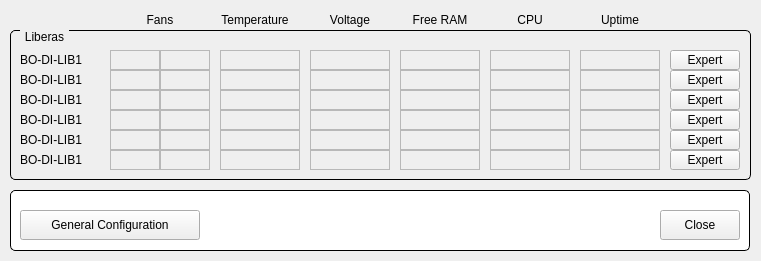
<?xml version="1.0" encoding="UTF-8"?>
<ui version="4.0">
 <class>FormLiberaMain</class>
 <widget class="QMainWindow" name="FormLiberaMain">
  <property name="geometry">
   <rect>
    <x>0</x>
    <y>0</y>
    <width>761</width>
    <height>261</height>
   </rect>
  </property>
  <property name="windowTitle">
   <string>Booster Libera</string>
  </property>
  <widget class="QWidget" name="centralWidget">
  <widget class="QGroupBox" name="titleGroupBox_2">
   <property name="geometry">
    <rect>
     <x>10</x>
     <y>190</y>
     <width>740</width>
     <height>61</height>
    </rect>
   </property>
   <property name="styleSheet">
    <string notr="true">QGroupBox {
	background-color: rgb(255, 255, 255);
    border: 1px solid black;
    border-radius: 5px;
    margin-top: 0.5em;
}

QGroupBox::title {
    subcontrol-origin: margin;
    left: 10px;
    padding: 0 3px 0 3px;
}</string>
   </property>
   <property name="title">
    <string/>
   </property>
   <widget class="QPushButton" name="btnClose">
    <property name="geometry">
     <rect>
      <x>650</x>
      <y>20</y>
      <width>80</width>
      <height>30</height>
     </rect>
    </property>
    <property name="text">
     <string>Close</string>
    </property>
   </widget>
   <widget class="QPushButton" name="btnConfiguration">
    <property name="geometry">
     <rect>
      <x>10</x>
      <y>20</y>
      <width>180</width>
      <height>30</height>
     </rect>
    </property>
    <property name="text">
     <string>General Configuration</string>
    </property>
   </widget>
  </widget>
  <widget class="QGroupBox" name="titleGroupBox_3">
   <property name="geometry">
    <rect>
     <x>10</x>
     <y>30</y>
     <width>741</width>
     <height>150</height>
    </rect>
   </property>
   <property name="styleSheet">
    <string notr="true">QGroupBox {
    border: 1px solid black;
    border-radius: 5px;
    margin-top: 0.5em;
}

QGroupBox::title {
    subcontrol-origin: margin;
    left: 10px;
    padding: 0 3px 0 3px;
}</string>
   </property>
   <property name="title">
    <string>Liberas</string>
   </property>
   <widget class="QLabel" name="label">
    <property name="geometry">
     <rect>
      <x>10</x>
      <y>20</y>
      <width>80</width>
      <height>20</height>
     </rect>
    </property>
    <property name="text">
     <string>BO-DI-LIB1</string>
    </property>
   </widget>
   <widget class="QELabel" name="qelabel">
    <property name="geometry">
     <rect>
      <x>100</x>
      <y>20</y>
      <width>50</width>
      <height>20</height>
     </rect>
    </property>
    <property name="frameShape">
     <enum>QFrame::StyledPanel</enum>
    </property>
    <property name="variable" stdset="0">
     <string>$(group):SE:FAN1</string>
    </property>
    <property name="variableSubstitutions" stdset="0">
     <string>group=BO-DI-LIB1</string>
    </property>
    <property name="addUnits">
     <bool>false</bool>
    </property>
   </widget>
   <widget class="QELabel" name="qelabel_2">
    <property name="geometry">
     <rect>
      <x>150</x>
      <y>20</y>
      <width>50</width>
      <height>20</height>
     </rect>
    </property>
    <property name="frameShape">
     <enum>QFrame::StyledPanel</enum>
    </property>
    <property name="variable" stdset="0">
     <string>$(group):SE:FAN2</string>
    </property>
    <property name="variableSubstitutions" stdset="0">
     <string>group=BO-DI-LIB1</string>
    </property>
    <property name="addUnits">
     <bool>false</bool>
    </property>
   </widget>
   <widget class="QELabel" name="qelabel_3">
    <property name="geometry">
     <rect>
      <x>210</x>
      <y>20</y>
      <width>80</width>
      <height>20</height>
     </rect>
    </property>
    <property name="frameShape">
     <enum>QFrame::StyledPanel</enum>
    </property>
    <property name="variable" stdset="0">
     <string>$(group):SE:TEMP_MB</string>
    </property>
    <property name="variableSubstitutions" stdset="0">
     <string>group=BO-DI-LIB1</string>
    </property>
    <property name="addUnits">
     <bool>true</bool>
    </property>
   </widget>
   <widget class="QELabel" name="qelabel_4">
    <property name="geometry">
     <rect>
      <x>300</x>
      <y>20</y>
      <width>80</width>
      <height>20</height>
     </rect>
    </property>
    <property name="frameShape">
     <enum>QFrame::StyledPanel</enum>
    </property>
    <property name="variable" stdset="0">
     <string>$(group):SE:VHEALTH</string>
    </property>
    <property name="variableSubstitutions" stdset="0">
     <string>group=BO-DI-LIB1</string>
    </property>
    <property name="addUnits">
     <bool>true</bool>
    </property>
   </widget>
   <widget class="QELabel" name="qelabel_5">
    <property name="geometry">
     <rect>
      <x>390</x>
      <y>20</y>
      <width>80</width>
      <height>20</height>
     </rect>
    </property>
    <property name="frameShape">
     <enum>QFrame::StyledPanel</enum>
    </property>
    <property name="variable" stdset="0">
     <string>$(group):SE:FREE</string>
    </property>
    <property name="variableSubstitutions" stdset="0">
     <string>group=BO-DI-LIB1</string>
    </property>
    <property name="addUnits">
     <bool>true</bool>
    </property>
   </widget>
   <widget class="QELabel" name="qelabel_6">
    <property name="geometry">
     <rect>
      <x>480</x>
      <y>20</y>
      <width>80</width>
      <height>20</height>
     </rect>
    </property>
    <property name="frameShape">
     <enum>QFrame::StyledPanel</enum>
    </property>
    <property name="variable" stdset="0">
     <string>$(group):SE:CPU</string>
    </property>
    <property name="variableSubstitutions" stdset="0">
     <string>group=BO-DI-LIB1</string>
    </property>
    <property name="addUnits">
     <bool>true</bool>
    </property>
   </widget>
   <widget class="QELabel" name="qelabel_7">
    <property name="geometry">
     <rect>
      <x>570</x>
      <y>20</y>
      <width>80</width>
      <height>20</height>
     </rect>
    </property>
    <property name="frameShape">
     <enum>QFrame::StyledPanel</enum>
    </property>
    <property name="variable" stdset="0">
     <string>$(group):SE:UPTIME</string>
    </property>
    <property name="variableSubstitutions" stdset="0">
     <string>group=BO-DI-LIB1</string>
    </property>
    <property name="addUnits">
     <bool>true</bool>
    </property>
   </widget>
   <widget class="QELabel" name="qelabel_8">
    <property name="geometry">
     <rect>
      <x>100</x>
      <y>40</y>
      <width>50</width>
      <height>20</height>
     </rect>
    </property>
    <property name="frameShape">
     <enum>QFrame::StyledPanel</enum>
    </property>
    <property name="variable" stdset="0">
     <string>$(group):SE:FAN1</string>
    </property>
    <property name="variableSubstitutions" stdset="0">
     <string>group=BO-DI-LIB2</string>
    </property>
    <property name="addUnits">
     <bool>false</bool>
    </property>
   </widget>
   <widget class="QELabel" name="qelabel_9">
    <property name="geometry">
     <rect>
      <x>480</x>
      <y>40</y>
      <width>80</width>
      <height>20</height>
     </rect>
    </property>
    <property name="frameShape">
     <enum>QFrame::StyledPanel</enum>
    </property>
    <property name="variable" stdset="0">
     <string>$(group):SE:CPU</string>
    </property>
    <property name="variableSubstitutions" stdset="0">
     <string>group=BO-DI-LIB2</string>
    </property>
    <property name="addUnits">
     <bool>true</bool>
    </property>
   </widget>
   <widget class="QELabel" name="qelabel_10">
    <property name="geometry">
     <rect>
      <x>570</x>
      <y>40</y>
      <width>80</width>
      <height>20</height>
     </rect>
    </property>
    <property name="frameShape">
     <enum>QFrame::StyledPanel</enum>
    </property>
    <property name="variable" stdset="0">
     <string>$(group):SE:UPTIME</string>
    </property>
    <property name="variableSubstitutions" stdset="0">
     <string>group=BO-DI-LIB2</string>
    </property>
    <property name="addUnits">
     <bool>true</bool>
    </property>
   </widget>
   <widget class="QELabel" name="qelabel_11">
    <property name="geometry">
     <rect>
      <x>390</x>
      <y>40</y>
      <width>80</width>
      <height>20</height>
     </rect>
    </property>
    <property name="frameShape">
     <enum>QFrame::StyledPanel</enum>
    </property>
    <property name="variable" stdset="0">
     <string>$(group):SE:FREE</string>
    </property>
    <property name="variableSubstitutions" stdset="0">
     <string>group=BO-DI-LIB2</string>
    </property>
    <property name="addUnits">
     <bool>true</bool>
    </property>
   </widget>
   <widget class="QLabel" name="label_2">
    <property name="geometry">
     <rect>
      <x>10</x>
      <y>40</y>
      <width>80</width>
      <height>20</height>
     </rect>
    </property>
    <property name="text">
     <string>BO-DI-LIB1</string>
    </property>
   </widget>
   <widget class="QELabel" name="qelabel_12">
    <property name="geometry">
     <rect>
      <x>150</x>
      <y>40</y>
      <width>50</width>
      <height>20</height>
     </rect>
    </property>
    <property name="frameShape">
     <enum>QFrame::StyledPanel</enum>
    </property>
    <property name="variable" stdset="0">
     <string>$(group):SE:FAN2</string>
    </property>
    <property name="variableSubstitutions" stdset="0">
     <string>group=BO-DI-LIB2</string>
    </property>
    <property name="addUnits">
     <bool>false</bool>
    </property>
   </widget>
   <widget class="QELabel" name="qelabel_13">
    <property name="geometry">
     <rect>
      <x>300</x>
      <y>40</y>
      <width>80</width>
      <height>20</height>
     </rect>
    </property>
    <property name="frameShape">
     <enum>QFrame::StyledPanel</enum>
    </property>
    <property name="variable" stdset="0">
     <string>$(group):SE:VHEALTH</string>
    </property>
    <property name="variableSubstitutions" stdset="0">
     <string>group=BO-DI-LIB2</string>
    </property>
    <property name="addUnits">
     <bool>true</bool>
    </property>
   </widget>
   <widget class="QELabel" name="qelabel_14">
    <property name="geometry">
     <rect>
      <x>210</x>
      <y>40</y>
      <width>80</width>
      <height>20</height>
     </rect>
    </property>
    <property name="frameShape">
     <enum>QFrame::StyledPanel</enum>
    </property>
    <property name="variable" stdset="0">
     <string>$(group):SE:TEMP_MB</string>
    </property>
    <property name="variableSubstitutions" stdset="0">
     <string>group=BO-DI-LIB2</string>
    </property>
    <property name="addUnits">
     <bool>true</bool>
    </property>
   </widget>
   <widget class="QELabel" name="qelabel_15">
    <property name="geometry">
     <rect>
      <x>100</x>
      <y>60</y>
      <width>50</width>
      <height>20</height>
     </rect>
    </property>
    <property name="frameShape">
     <enum>QFrame::StyledPanel</enum>
    </property>
    <property name="variable" stdset="0">
     <string>$(group):SE:FAN1</string>
    </property>
    <property name="variableSubstitutions" stdset="0">
     <string>group=BO-DI-LIB3</string>
    </property>
    <property name="addUnits">
     <bool>false</bool>
    </property>
   </widget>
   <widget class="QELabel" name="qelabel_16">
    <property name="geometry">
     <rect>
      <x>480</x>
      <y>60</y>
      <width>80</width>
      <height>20</height>
     </rect>
    </property>
    <property name="frameShape">
     <enum>QFrame::StyledPanel</enum>
    </property>
    <property name="variable" stdset="0">
     <string>$(group):SE:CPU</string>
    </property>
    <property name="variableSubstitutions" stdset="0">
     <string>group=BO-DI-LIB3</string>
    </property>
    <property name="addUnits">
     <bool>true</bool>
    </property>
   </widget>
   <widget class="QELabel" name="qelabel_17">
    <property name="geometry">
     <rect>
      <x>570</x>
      <y>60</y>
      <width>80</width>
      <height>20</height>
     </rect>
    </property>
    <property name="frameShape">
     <enum>QFrame::StyledPanel</enum>
    </property>
    <property name="variable" stdset="0">
     <string>$(group):SE:UPTIME</string>
    </property>
    <property name="variableSubstitutions" stdset="0">
     <string>group=BO-DI-LIB3</string>
    </property>
    <property name="addUnits">
     <bool>true</bool>
    </property>
   </widget>
   <widget class="QELabel" name="qelabel_18">
    <property name="geometry">
     <rect>
      <x>390</x>
      <y>60</y>
      <width>80</width>
      <height>20</height>
     </rect>
    </property>
    <property name="frameShape">
     <enum>QFrame::StyledPanel</enum>
    </property>
    <property name="variable" stdset="0">
     <string>$(group):SE:FREE</string>
    </property>
    <property name="variableSubstitutions" stdset="0">
     <string>group=BO-DI-LIB3</string>
    </property>
    <property name="addUnits">
     <bool>true</bool>
    </property>
   </widget>
   <widget class="QLabel" name="label_3">
    <property name="geometry">
     <rect>
      <x>10</x>
      <y>60</y>
      <width>80</width>
      <height>20</height>
     </rect>
    </property>
    <property name="text">
     <string>BO-DI-LIB1</string>
    </property>
   </widget>
   <widget class="QELabel" name="qelabel_19">
    <property name="geometry">
     <rect>
      <x>150</x>
      <y>60</y>
      <width>50</width>
      <height>20</height>
     </rect>
    </property>
    <property name="frameShape">
     <enum>QFrame::StyledPanel</enum>
    </property>
    <property name="variable" stdset="0">
     <string>$(group):SE:FAN2</string>
    </property>
    <property name="variableSubstitutions" stdset="0">
     <string>group=BO-DI-LIB3</string>
    </property>
    <property name="addUnits">
     <bool>false</bool>
    </property>
   </widget>
   <widget class="QELabel" name="qelabel_20">
    <property name="geometry">
     <rect>
      <x>300</x>
      <y>60</y>
      <width>80</width>
      <height>20</height>
     </rect>
    </property>
    <property name="frameShape">
     <enum>QFrame::StyledPanel</enum>
    </property>
    <property name="variable" stdset="0">
     <string>$(group):SE:VHEALTH</string>
    </property>
    <property name="variableSubstitutions" stdset="0">
     <string>group=BO-DI-LIB3</string>
    </property>
    <property name="addUnits">
     <bool>true</bool>
    </property>
   </widget>
   <widget class="QELabel" name="qelabel_21">
    <property name="geometry">
     <rect>
      <x>210</x>
      <y>60</y>
      <width>80</width>
      <height>20</height>
     </rect>
    </property>
    <property name="frameShape">
     <enum>QFrame::StyledPanel</enum>
    </property>
    <property name="variable" stdset="0">
     <string>$(group):SE:TEMP_MB</string>
    </property>
    <property name="variableSubstitutions" stdset="0">
     <string>group=BO-DI-LIB3</string>
    </property>
    <property name="addUnits">
     <bool>true</bool>
    </property>
   </widget>
   <widget class="QELabel" name="qelabel_22">
    <property name="geometry">
     <rect>
      <x>100</x>
      <y>80</y>
      <width>50</width>
      <height>20</height>
     </rect>
    </property>
    <property name="frameShape">
     <enum>QFrame::StyledPanel</enum>
    </property>
    <property name="variable" stdset="0">
     <string>$(group):SE:FAN1</string>
    </property>
    <property name="variableSubstitutions" stdset="0">
     <string>group=BO-DI-LIB4</string>
    </property>
    <property name="addUnits">
     <bool>false</bool>
    </property>
   </widget>
   <widget class="QELabel" name="qelabel_23">
    <property name="geometry">
     <rect>
      <x>480</x>
      <y>80</y>
      <width>80</width>
      <height>20</height>
     </rect>
    </property>
    <property name="frameShape">
     <enum>QFrame::StyledPanel</enum>
    </property>
    <property name="variable" stdset="0">
     <string>$(group):SE:CPU</string>
    </property>
    <property name="variableSubstitutions" stdset="0">
     <string>group=BO-DI-LIB4</string>
    </property>
    <property name="addUnits">
     <bool>true</bool>
    </property>
   </widget>
   <widget class="QELabel" name="qelabel_24">
    <property name="geometry">
     <rect>
      <x>570</x>
      <y>80</y>
      <width>80</width>
      <height>20</height>
     </rect>
    </property>
    <property name="frameShape">
     <enum>QFrame::StyledPanel</enum>
    </property>
    <property name="variable" stdset="0">
     <string>$(group):SE:UPTIME</string>
    </property>
    <property name="variableSubstitutions" stdset="0">
     <string>group=BO-DI-LIB4</string>
    </property>
    <property name="addUnits">
     <bool>true</bool>
    </property>
   </widget>
   <widget class="QELabel" name="qelabel_25">
    <property name="geometry">
     <rect>
      <x>390</x>
      <y>80</y>
      <width>80</width>
      <height>20</height>
     </rect>
    </property>
    <property name="frameShape">
     <enum>QFrame::StyledPanel</enum>
    </property>
    <property name="variable" stdset="0">
     <string>$(group):SE:FREE</string>
    </property>
    <property name="variableSubstitutions" stdset="0">
     <string>group=BO-DI-LIB4</string>
    </property>
    <property name="addUnits">
     <bool>true</bool>
    </property>
   </widget>
   <widget class="QLabel" name="label_4">
    <property name="geometry">
     <rect>
      <x>10</x>
      <y>80</y>
      <width>80</width>
      <height>20</height>
     </rect>
    </property>
    <property name="text">
     <string>BO-DI-LIB1</string>
    </property>
   </widget>
   <widget class="QELabel" name="qelabel_26">
    <property name="geometry">
     <rect>
      <x>150</x>
      <y>80</y>
      <width>50</width>
      <height>20</height>
     </rect>
    </property>
    <property name="frameShape">
     <enum>QFrame::StyledPanel</enum>
    </property>
    <property name="variable" stdset="0">
     <string>$(group):SE:FAN2</string>
    </property>
    <property name="variableSubstitutions" stdset="0">
     <string>group=BO-DI-LIB4</string>
    </property>
    <property name="addUnits">
     <bool>false</bool>
    </property>
   </widget>
   <widget class="QELabel" name="qelabel_27">
    <property name="geometry">
     <rect>
      <x>300</x>
      <y>80</y>
      <width>80</width>
      <height>20</height>
     </rect>
    </property>
    <property name="frameShape">
     <enum>QFrame::StyledPanel</enum>
    </property>
    <property name="variable" stdset="0">
     <string>$(group):SE:VHEALTH</string>
    </property>
    <property name="variableSubstitutions" stdset="0">
     <string>group=BO-DI-LIB4</string>
    </property>
    <property name="addUnits">
     <bool>true</bool>
    </property>
   </widget>
   <widget class="QELabel" name="qelabel_28">
    <property name="geometry">
     <rect>
      <x>210</x>
      <y>80</y>
      <width>80</width>
      <height>20</height>
     </rect>
    </property>
    <property name="frameShape">
     <enum>QFrame::StyledPanel</enum>
    </property>
    <property name="variable" stdset="0">
     <string>$(group):SE:TEMP_MB</string>
    </property>
    <property name="variableSubstitutions" stdset="0">
     <string>group=BO-DI-LIB4</string>
    </property>
    <property name="addUnits">
     <bool>true</bool>
    </property>
   </widget>
   <widget class="QELabel" name="qelabel_29">
    <property name="geometry">
     <rect>
      <x>100</x>
      <y>100</y>
      <width>50</width>
      <height>20</height>
     </rect>
    </property>
    <property name="frameShape">
     <enum>QFrame::StyledPanel</enum>
    </property>
    <property name="variable" stdset="0">
     <string>$(group):SE:FAN1</string>
    </property>
    <property name="variableSubstitutions" stdset="0">
     <string>group=BO-DI-LIB5</string>
    </property>
    <property name="addUnits">
     <bool>false</bool>
    </property>
   </widget>
   <widget class="QELabel" name="qelabel_30">
    <property name="geometry">
     <rect>
      <x>480</x>
      <y>100</y>
      <width>80</width>
      <height>20</height>
     </rect>
    </property>
    <property name="frameShape">
     <enum>QFrame::StyledPanel</enum>
    </property>
    <property name="variable" stdset="0">
     <string>$(group):SE:CPU</string>
    </property>
    <property name="variableSubstitutions" stdset="0">
     <string>group=BO-DI-LIB5</string>
    </property>
    <property name="addUnits">
     <bool>true</bool>
    </property>
   </widget>
   <widget class="QELabel" name="qelabel_31">
    <property name="geometry">
     <rect>
      <x>570</x>
      <y>100</y>
      <width>80</width>
      <height>20</height>
     </rect>
    </property>
    <property name="frameShape">
     <enum>QFrame::StyledPanel</enum>
    </property>
    <property name="variable" stdset="0">
     <string>$(group):SE:UPTIME</string>
    </property>
    <property name="variableSubstitutions" stdset="0">
     <string>group=BO-DI-LIB5</string>
    </property>
    <property name="addUnits">
     <bool>true</bool>
    </property>
   </widget>
   <widget class="QELabel" name="qelabel_32">
    <property name="geometry">
     <rect>
      <x>390</x>
      <y>100</y>
      <width>80</width>
      <height>20</height>
     </rect>
    </property>
    <property name="frameShape">
     <enum>QFrame::StyledPanel</enum>
    </property>
    <property name="variable" stdset="0">
     <string>$(group):SE:FREE</string>
    </property>
    <property name="variableSubstitutions" stdset="0">
     <string>group=BO-DI-LIB5</string>
    </property>
    <property name="addUnits">
     <bool>true</bool>
    </property>
   </widget>
   <widget class="QLabel" name="label_5">
    <property name="geometry">
     <rect>
      <x>10</x>
      <y>100</y>
      <width>80</width>
      <height>20</height>
     </rect>
    </property>
    <property name="text">
     <string>BO-DI-LIB1</string>
    </property>
   </widget>
   <widget class="QELabel" name="qelabel_33">
    <property name="geometry">
     <rect>
      <x>150</x>
      <y>100</y>
      <width>50</width>
      <height>20</height>
     </rect>
    </property>
    <property name="frameShape">
     <enum>QFrame::StyledPanel</enum>
    </property>
    <property name="variable" stdset="0">
     <string>$(group):SE:FAN2</string>
    </property>
    <property name="variableSubstitutions" stdset="0">
     <string>group=BO-DI-LIB5</string>
    </property>
    <property name="addUnits">
     <bool>false</bool>
    </property>
   </widget>
   <widget class="QELabel" name="qelabel_34">
    <property name="geometry">
     <rect>
      <x>300</x>
      <y>100</y>
      <width>80</width>
      <height>20</height>
     </rect>
    </property>
    <property name="frameShape">
     <enum>QFrame::StyledPanel</enum>
    </property>
    <property name="variable" stdset="0">
     <string>$(group):SE:VHEALTH</string>
    </property>
    <property name="variableSubstitutions" stdset="0">
     <string>group=BO-DI-LIB5</string>
    </property>
    <property name="addUnits">
     <bool>true</bool>
    </property>
   </widget>
   <widget class="QELabel" name="qelabel_35">
    <property name="geometry">
     <rect>
      <x>210</x>
      <y>100</y>
      <width>80</width>
      <height>20</height>
     </rect>
    </property>
    <property name="frameShape">
     <enum>QFrame::StyledPanel</enum>
    </property>
    <property name="variable" stdset="0">
     <string>$(group):SE:TEMP_MB</string>
    </property>
    <property name="variableSubstitutions" stdset="0">
     <string>group=BO-DI-LIB5</string>
    </property>
    <property name="addUnits">
     <bool>true</bool>
    </property>
   </widget>
   <widget class="QELabel" name="qelabel_36">
    <property name="geometry">
     <rect>
      <x>100</x>
      <y>120</y>
      <width>50</width>
      <height>20</height>
     </rect>
    </property>
    <property name="frameShape">
     <enum>QFrame::StyledPanel</enum>
    </property>
    <property name="variable" stdset="0">
     <string>$(group):SE:FAN1</string>
    </property>
    <property name="variableSubstitutions" stdset="0">
     <string>group=BO-DI-LIB6</string>
    </property>
    <property name="addUnits">
     <bool>false</bool>
    </property>
   </widget>
   <widget class="QELabel" name="qelabel_37">
    <property name="geometry">
     <rect>
      <x>480</x>
      <y>120</y>
      <width>80</width>
      <height>20</height>
     </rect>
    </property>
    <property name="frameShape">
     <enum>QFrame::StyledPanel</enum>
    </property>
    <property name="variable" stdset="0">
     <string>$(group):SE:CPU</string>
    </property>
    <property name="variableSubstitutions" stdset="0">
     <string>group=BO-DI-LIB6</string>
    </property>
    <property name="addUnits">
     <bool>true</bool>
    </property>
   </widget>
   <widget class="QELabel" name="qelabel_38">
    <property name="geometry">
     <rect>
      <x>570</x>
      <y>120</y>
      <width>80</width>
      <height>20</height>
     </rect>
    </property>
    <property name="frameShape">
     <enum>QFrame::StyledPanel</enum>
    </property>
    <property name="variable" stdset="0">
     <string>$(group):SE:UPTIME</string>
    </property>
    <property name="variableSubstitutions" stdset="0">
     <string>group=BO-DI-LIB6</string>
    </property>
    <property name="addUnits">
     <bool>true</bool>
    </property>
   </widget>
   <widget class="QELabel" name="qelabel_39">
    <property name="geometry">
     <rect>
      <x>390</x>
      <y>120</y>
      <width>80</width>
      <height>20</height>
     </rect>
    </property>
    <property name="frameShape">
     <enum>QFrame::StyledPanel</enum>
    </property>
    <property name="variable" stdset="0">
     <string>$(group):SE:FREE</string>
    </property>
    <property name="variableSubstitutions" stdset="0">
     <string>group=BO-DI-LIB6</string>
    </property>
    <property name="addUnits">
     <bool>true</bool>
    </property>
   </widget>
   <widget class="QLabel" name="label_6">
    <property name="geometry">
     <rect>
      <x>10</x>
      <y>120</y>
      <width>80</width>
      <height>20</height>
     </rect>
    </property>
    <property name="text">
     <string>BO-DI-LIB1</string>
    </property>
   </widget>
   <widget class="QELabel" name="qelabel_40">
    <property name="geometry">
     <rect>
      <x>150</x>
      <y>120</y>
      <width>50</width>
      <height>20</height>
     </rect>
    </property>
    <property name="frameShape">
     <enum>QFrame::StyledPanel</enum>
    </property>
    <property name="variable" stdset="0">
     <string>$(group):SE:FAN2</string>
    </property>
    <property name="variableSubstitutions" stdset="0">
     <string>group=BO-DI-LIB6</string>
    </property>
    <property name="addUnits">
     <bool>false</bool>
    </property>
   </widget>
   <widget class="QELabel" name="qelabel_41">
    <property name="geometry">
     <rect>
      <x>300</x>
      <y>120</y>
      <width>80</width>
      <height>20</height>
     </rect>
    </property>
    <property name="frameShape">
     <enum>QFrame::StyledPanel</enum>
    </property>
    <property name="variable" stdset="0">
     <string>$(group):SE:VHEALTH</string>
    </property>
    <property name="variableSubstitutions" stdset="0">
     <string>group=BO-DI-LIB6</string>
    </property>
    <property name="addUnits">
     <bool>true</bool>
    </property>
   </widget>
   <widget class="QELabel" name="qelabel_42">
    <property name="geometry">
     <rect>
      <x>210</x>
      <y>120</y>
      <width>80</width>
      <height>20</height>
     </rect>
    </property>
    <property name="frameShape">
     <enum>QFrame::StyledPanel</enum>
    </property>
    <property name="variable" stdset="0">
     <string>$(group):SE:TEMP_MB</string>
    </property>
    <property name="variableSubstitutions" stdset="0">
     <string>group=BO-DI-LIB6</string>
    </property>
    <property name="addUnits">
     <bool>true</bool>
    </property>
   </widget>
   <widget class="QEPushButton" name="qepushbutton">
    <property name="geometry">
     <rect>
      <x>660</x>
      <y>20</y>
      <width>70</width>
      <height>20</height>
     </rect>
    </property>
    <property name="text">
     <string>Expert</string>
    </property>
    <property name="program">
     <string>libera el 1</string>
    </property>
   </widget>
   <widget class="QEPushButton" name="qepushbutton_2">
    <property name="geometry">
     <rect>
      <x>660</x>
      <y>40</y>
      <width>70</width>
      <height>20</height>
     </rect>
    </property>
    <property name="text">
     <string>Expert</string>
    </property>
    <property name="program">
     <string>libera el 2</string>
    </property>
   </widget>
   <widget class="QEPushButton" name="qepushbutton_3">
    <property name="geometry">
     <rect>
      <x>660</x>
      <y>60</y>
      <width>70</width>
      <height>20</height>
     </rect>
    </property>
    <property name="text">
     <string>Expert</string>
    </property>
    <property name="program">
     <string>libera el 3</string>
    </property>
   </widget>
   <widget class="QEPushButton" name="qepushbutton_4">
    <property name="geometry">
     <rect>
      <x>660</x>
      <y>80</y>
      <width>70</width>
      <height>20</height>
     </rect>
    </property>
    <property name="text">
     <string>Expert</string>
    </property>
    <property name="program">
     <string>libera el 4</string>
    </property>
   </widget>
   <widget class="QEPushButton" name="qepushbutton_5">
    <property name="geometry">
     <rect>
      <x>660</x>
      <y>100</y>
      <width>70</width>
      <height>20</height>
     </rect>
    </property>
    <property name="text">
     <string>Expert</string>
    </property>
    <property name="program">
     <string>libera el 5</string>
    </property>
   </widget>
   <widget class="QEPushButton" name="qepushbutton_6">
    <property name="geometry">
     <rect>
      <x>660</x>
      <y>120</y>
      <width>70</width>
      <height>20</height>
     </rect>
    </property>
    <property name="text">
     <string>Expert</string>
    </property>
    <property name="program">
     <string>libera el 6</string>
    </property>
   </widget>
  </widget>
  <widget class="QLabel" name="label_7">
   <property name="geometry">
    <rect>
     <x>120</x>
     <y>10</y>
     <width>80</width>
     <height>20</height>
    </rect>
   </property>
   <property name="text">
    <string>Fans</string>
   </property>
   <property name="alignment">
    <set>Qt::AlignCenter</set>
   </property>
  </widget>
  <widget class="QLabel" name="label_8">
   <property name="geometry">
    <rect>
     <x>210</x>
     <y>10</y>
     <width>90</width>
     <height>20</height>
    </rect>
   </property>
   <property name="text">
    <string>Temperature</string>
   </property>
   <property name="alignment">
    <set>Qt::AlignCenter</set>
   </property>
  </widget>
  <widget class="QLabel" name="label_9">
   <property name="geometry">
    <rect>
     <x>310</x>
     <y>10</y>
     <width>80</width>
     <height>20</height>
    </rect>
   </property>
   <property name="text">
    <string>Voltage</string>
   </property>
   <property name="alignment">
    <set>Qt::AlignCenter</set>
   </property>
  </widget>
  <widget class="QLabel" name="label_10">
   <property name="geometry">
    <rect>
     <x>400</x>
     <y>10</y>
     <width>80</width>
     <height>20</height>
    </rect>
   </property>
   <property name="text">
    <string>Free RAM</string>
   </property>
   <property name="alignment">
    <set>Qt::AlignCenter</set>
   </property>
  </widget>
  <widget class="QLabel" name="label_11">
   <property name="geometry">
    <rect>
     <x>490</x>
     <y>10</y>
     <width>80</width>
     <height>20</height>
    </rect>
   </property>
   <property name="text">
    <string>CPU</string>
   </property>
   <property name="alignment">
    <set>Qt::AlignCenter</set>
   </property>
  </widget>
  <widget class="QLabel" name="label_12">
   <property name="geometry">
    <rect>
     <x>580</x>
     <y>10</y>
     <width>80</width>
     <height>20</height>
    </rect>
   </property>
   <property name="text">
    <string>Uptime</string>
   </property>
   <property name="alignment">
    <set>Qt::AlignCenter</set>
   </property>
  </widget>
  </widget>
 </widget>
 <customwidgets>
  <customwidget>
   <class>QELabel</class>
   <extends>QLabel</extends>
   <header>QELabel.h</header>
  </customwidget>
  <customwidget>
   <class>QEPushButton</class>
   <extends>QPushButton</extends>
   <header>QEPushButton.h</header>
  </customwidget>
 </customwidgets>
 <resources/>
 <connections/>
</ui>
